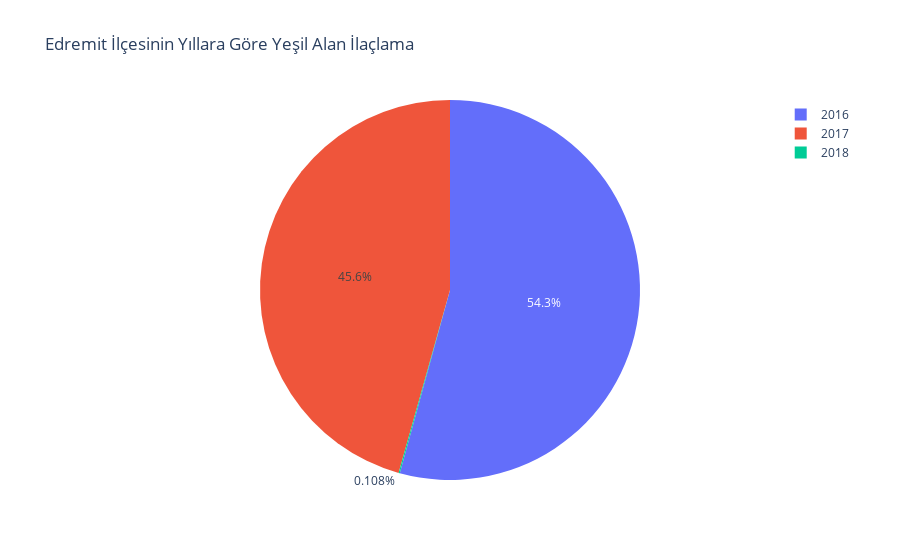

The notebook cell saved with this chart:
### Code cell
fig = px.pie(EDREMİT, values='Uygulama Sayısı', names='Yıl', title='Edremit İlçesinin Yıllara Göre Yeşil Alan İlaçlama',
            hover_data=['Uygulama Sayısı'], labels={'Yıl':'Yıl'})
fig.show()
fig = px.pie(EDREMİT, values='Uygulama Sayısı', names='Ay', title='Edremit İlçesinin Aylara Göre Yeşil Alan İlaçlama',
            hover_data=['Uygulama Sayısı'], labels={'At':'Ay'})
fig.show()

### Figure 1 — Plotly figure (JSON) as saved in the notebook; plotly's stock layout.template omitted (floating-point values rounded to 4 significant figures)
{"data": [{"customdata": [[1], [2], [6], [200], [538], [396], [84], [29], [17], [1], [2], [1], [32], [108], [514], [354], [440], [37], [23]], "domain": {"x": [0, 1], "y": [0, 1]}, "hovertemplate": "Uygulama Sayısı=%{value}<br>Yıl=%{label}<extra></extra>", "labels": [2018, 2018, 2017, 2017, 2017, 2017, 2017, 2017, 2017, 2017, 2016, 2016, 2016, 2016, 2016, 2016, 2016, 2016, 2016], "legendgroup": "", "name": "", "showlegend": true, "type": "pie", "values": [1, 2, 6, 200, 538, 396, 84, 29, 17, 1, 2, 1, 32, 108, 514, 354, 440, 37, 23]}], "layout": {"legend": {"tracegroupgap": 0}, "title": {"text": "Edremit İlçesinin Yıllara Göre Yeşil Alan İlaçlama"}}}
